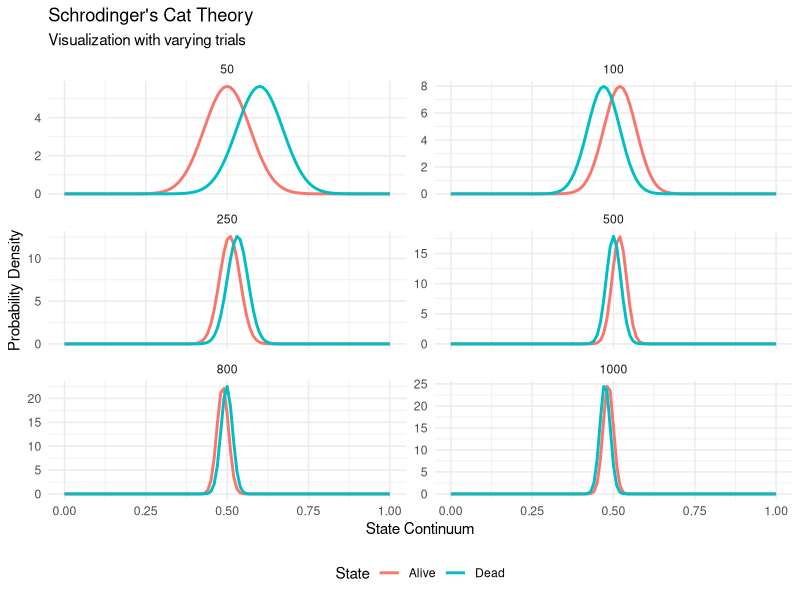

The R source for this figure:
# Libraries
library(ggplot2)
library(dplyr)

# Parameters
n <- c(50, 100, 250, 500, 800, 1000) # Different numbers of trials
alive <- 0.5  # Probability of "alive" state
dead <- 1 - alive

# Initialize an empty data frame for storing results
all_data <- data.frame()

# Loop through each number of trials
for (n_trials in n) {
  # Simulate Bernoulli trials
  alive_trials <- rbinom(n_trials, size = 1, prob = alive)
  dead_trials <- rbinom(n_trials, size = 1, prob = dead)
  
  # Compute means for each state
  alive_mean <- mean(alive_trials)
  dead_mean <- mean(dead_trials)
  
  # Approximate distributions using CLT
  x <- seq(0, 1, by = 0.01)
  alive_prob <- dnorm(x, mean = alive_mean, sd = sqrt(alive * dead / n_trials))
  dead_prob <- dnorm(x, mean = dead_mean, sd = sqrt(alive * dead / n_trials))
  
  # Combine data for this n_trials
  data <- data.frame(
    x = rep(x, 2),
    Probability = c(alive_prob, dead_prob),
    State = rep(c("Alive", "Dead"), each = length(x)),
    Trials = rep(n_trials, length(x) * 2)
  )
  
  # Add to the main data frame
  all_data <- bind_rows(all_data, data)
}

# Plot the combined data
ggplot(all_data, aes(x = x, y = Probability, color = State)) +
  geom_line(size = 1) +
  facet_wrap(~ Trials, ncol = 2, scales = "free_y") +
  labs(title = "Schrodinger's Cat Theory",
       subtitle = "Visualization with varying trials",
       x = "State Continuum", y = "Probability Density") +
  theme_minimal() +
  theme(legend.position = "bottom")
